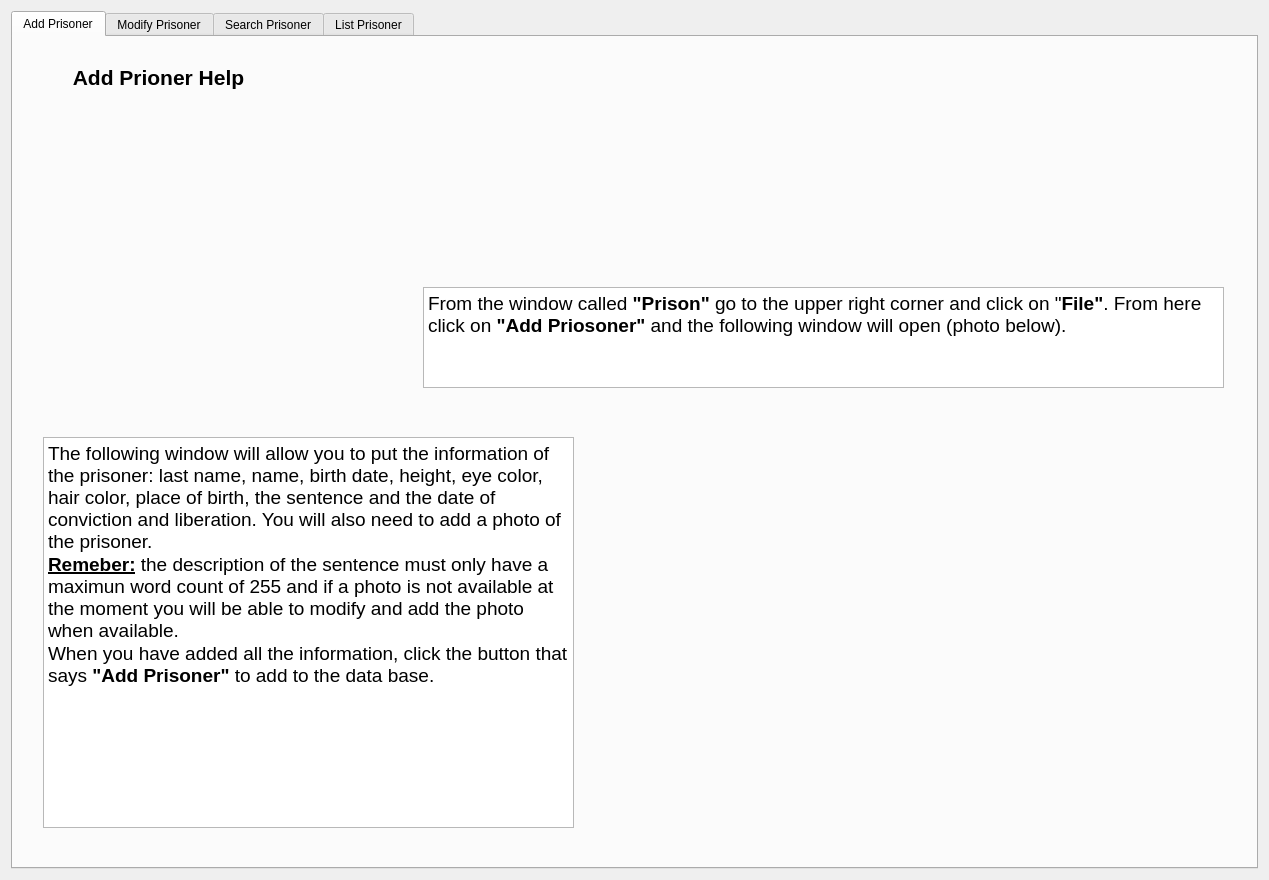
<?xml version="1.0" encoding="UTF-8"?>
<ui version="4.0">
 <class>actionHelp</class>
 <widget class="QWidget" name="actionHelp">
  <property name="geometry">
   <rect>
    <x>0</x>
    <y>0</y>
    <width>1269</width>
    <height>880</height>
   </rect>
  </property>
  <property name="windowTitle">
   <string>Help</string>
  </property>
  <layout class="QGridLayout" name="gridLayout">
   <item row="0" column="1">
    <widget class="QTabWidget" name="tabWidget">
     <property name="styleSheet">
      <string notr="true"/>
     </property>
     <property name="tabShape">
      <enum>QTabWidget::Rounded</enum>
     </property>
     <property name="currentIndex">
      <number>0</number>
     </property>
     <property name="elideMode">
      <enum>Qt::ElideMiddle</enum>
     </property>
     <property name="usesScrollButtons">
      <bool>true</bool>
     </property>
     <property name="tabsClosable">
      <bool>false</bool>
     </property>
     <property name="movable">
      <bool>false</bool>
     </property>
     <widget class="QWidget" name="AddPrisoner">
      <attribute name="title">
       <string>Add Prisoner</string>
      </attribute>
      <widget class="QLabel" name="label">
       <property name="geometry">
        <rect>
         <x>10</x>
         <y>10</y>
         <width>271</width>
         <height>61</height>
        </rect>
       </property>
       <property name="font">
        <font>
         <pointsize>16</pointsize>
         <weight>75</weight>
         <bold>true</bold>
        </font>
       </property>
       <property name="text">
        <string>Add Prioner Help</string>
       </property>
       <property name="alignment">
        <set>Qt::AlignCenter</set>
       </property>
      </widget>
      <widget class="QLabel" name="label_2">
       <property name="geometry">
        <rect>
         <x>20</x>
         <y>70</y>
         <width>371</width>
         <height>301</height>
        </rect>
       </property>
       <property name="text">
        <string/>
       </property>
       <property name="pixmap">
        <pixmap>../CECS 3210/Proyecto ScreenShots/MainWindow.jpg</pixmap>
       </property>
       <property name="scaledContents">
        <bool>true</bool>
       </property>
      </widget>
      <widget class="QLabel" name="label_3">
       <property name="geometry">
        <rect>
         <x>480</x>
         <y>130</y>
         <width>611</width>
         <height>91</height>
        </rect>
       </property>
       <property name="text">
        <string/>
       </property>
       <property name="pixmap">
        <pixmap>../CECS 3210/Proyecto ScreenShots/File-Help.jpg</pixmap>
       </property>
       <property name="scaledContents">
        <bool>true</bool>
       </property>
      </widget>
      <widget class="QTextEdit" name="textEdit">
       <property name="geometry">
        <rect>
         <x>410</x>
         <y>250</y>
         <width>801</width>
         <height>101</height>
        </rect>
       </property>
       <property name="readOnly">
        <bool>true</bool>
       </property>
       <property name="html">
        <string>&lt;!DOCTYPE HTML PUBLIC &quot;-//W3C//DTD HTML 4.0//EN&quot; &quot;http://www.w3.org/TR/REC-html40/strict.dtd&quot;&gt;
&lt;html&gt;&lt;head&gt;&lt;meta name=&quot;qrichtext&quot; content=&quot;1&quot; /&gt;&lt;style type=&quot;text/css&quot;&gt;
p, li { white-space: pre-wrap; }
&lt;/style&gt;&lt;/head&gt;&lt;body style=&quot; font-family:'MS Shell Dlg 2'; font-size:7.8pt; font-weight:400; font-style:normal;&quot;&gt;
&lt;p style=&quot; margin-top:0px; margin-bottom:0px; margin-left:0px; margin-right:0px; -qt-block-indent:0; text-indent:0px;&quot;&gt;&lt;span style=&quot; font-size:14pt;&quot;&gt;From the window called &lt;/span&gt;&lt;span style=&quot; font-size:14pt; font-weight:600;&quot;&gt;&amp;quot;Prison&amp;quot; &lt;/span&gt;&lt;span style=&quot; font-size:14pt;&quot;&gt;go to the upper right corner and click on &amp;quot;&lt;/span&gt;&lt;span style=&quot; font-size:14pt; font-weight:600;&quot;&gt;File&amp;quot;&lt;/span&gt;&lt;span style=&quot; font-size:14pt;&quot;&gt;. From here click on &lt;/span&gt;&lt;span style=&quot; font-size:14pt; font-weight:600;&quot;&gt;&amp;quot;Add Priosoner&amp;quot;&lt;/span&gt;&lt;span style=&quot; font-size:14pt;&quot;&gt; and the following window will open (photo below).&lt;/span&gt;&lt;/p&gt;&lt;/body&gt;&lt;/html&gt;</string>
       </property>
      </widget>
      <widget class="QLabel" name="label_4">
       <property name="geometry">
        <rect>
         <x>610</x>
         <y>360</y>
         <width>591</width>
         <height>431</height>
        </rect>
       </property>
       <property name="text">
        <string/>
       </property>
       <property name="pixmap">
        <pixmap>../CECS 3210/Proyecto ScreenShots/Add.jpg</pixmap>
       </property>
       <property name="scaledContents">
        <bool>true</bool>
       </property>
      </widget>
      <widget class="QTextEdit" name="textEdit_2">
       <property name="geometry">
        <rect>
         <x>30</x>
         <y>400</y>
         <width>531</width>
         <height>391</height>
        </rect>
       </property>
       <property name="readOnly">
        <bool>true</bool>
       </property>
       <property name="html">
        <string>&lt;!DOCTYPE HTML PUBLIC &quot;-//W3C//DTD HTML 4.0//EN&quot; &quot;http://www.w3.org/TR/REC-html40/strict.dtd&quot;&gt;
&lt;html&gt;&lt;head&gt;&lt;meta name=&quot;qrichtext&quot; content=&quot;1&quot; /&gt;&lt;style type=&quot;text/css&quot;&gt;
p, li { white-space: pre-wrap; }
&lt;/style&gt;&lt;/head&gt;&lt;body style=&quot; font-family:'MS Shell Dlg 2'; font-size:7.8pt; font-weight:400; font-style:normal;&quot;&gt;
&lt;p style=&quot; margin-top:0px; margin-bottom:0px; margin-left:0px; margin-right:0px; -qt-block-indent:0; text-indent:0px;&quot;&gt;&lt;span style=&quot; font-size:14pt;&quot;&gt;The following window will allow you to put the information of the prisoner: last name, name, birth date, height, eye color, hair color, place of birth, the sentence and the date of conviction and liberation. You will also need to add a photo of the prisoner. &lt;/span&gt;&lt;/p&gt;
&lt;p style=&quot; margin-top:0px; margin-bottom:0px; margin-left:0px; margin-right:0px; -qt-block-indent:0; text-indent:0px;&quot;&gt;&lt;span style=&quot; font-size:14pt; font-weight:600; text-decoration: underline;&quot;&gt;Remeber:&lt;/span&gt;&lt;span style=&quot; font-size:14pt;&quot;&gt; the description of the sentence must only have a maximun word count of 255 and if a photo is not available at the moment you will be able to modify and add the photo when available. &lt;/span&gt;&lt;/p&gt;
&lt;p style=&quot; margin-top:0px; margin-bottom:0px; margin-left:0px; margin-right:0px; -qt-block-indent:0; text-indent:0px;&quot;&gt;&lt;span style=&quot; font-size:14pt;&quot;&gt;When you have added all the information, click the button that says &lt;/span&gt;&lt;span style=&quot; font-size:14pt; font-weight:600;&quot;&gt;&amp;quot;Add Prisoner&amp;quot;&lt;/span&gt;&lt;span style=&quot; font-size:14pt;&quot;&gt; to add to the data base.&lt;/span&gt;&lt;/p&gt;&lt;/body&gt;&lt;/html&gt;</string>
       </property>
      </widget>
     </widget>
     <widget class="QWidget" name="tab_2">
      <attribute name="title">
       <string>Modify Prisoner</string>
      </attribute>
      <widget class="QLabel" name="label_5">
       <property name="geometry">
        <rect>
         <x>10</x>
         <y>10</y>
         <width>311</width>
         <height>61</height>
        </rect>
       </property>
       <property name="font">
        <font>
         <pointsize>16</pointsize>
         <weight>75</weight>
         <bold>true</bold>
        </font>
       </property>
       <property name="text">
        <string>Modify Prioner Help</string>
       </property>
       <property name="alignment">
        <set>Qt::AlignCenter</set>
       </property>
      </widget>
      <widget class="QLabel" name="label_6">
       <property name="geometry">
        <rect>
         <x>20</x>
         <y>70</y>
         <width>371</width>
         <height>301</height>
        </rect>
       </property>
       <property name="text">
        <string/>
       </property>
       <property name="pixmap">
        <pixmap>../CECS 3210/Proyecto ScreenShots/MainWindow.jpg</pixmap>
       </property>
       <property name="scaledContents">
        <bool>true</bool>
       </property>
      </widget>
      <widget class="QLabel" name="label_7">
       <property name="geometry">
        <rect>
         <x>410</x>
         <y>70</y>
         <width>611</width>
         <height>91</height>
        </rect>
       </property>
       <property name="text">
        <string/>
       </property>
       <property name="pixmap">
        <pixmap>../CECS 3210/Proyecto ScreenShots/File-Help.jpg</pixmap>
       </property>
       <property name="scaledContents">
        <bool>true</bool>
       </property>
      </widget>
      <widget class="QTextEdit" name="textEdit_3">
       <property name="geometry">
        <rect>
         <x>410</x>
         <y>240</y>
         <width>801</width>
         <height>131</height>
        </rect>
       </property>
       <property name="readOnly">
        <bool>true</bool>
       </property>
       <property name="html">
        <string>&lt;!DOCTYPE HTML PUBLIC &quot;-//W3C//DTD HTML 4.0//EN&quot; &quot;http://www.w3.org/TR/REC-html40/strict.dtd&quot;&gt;
&lt;html&gt;&lt;head&gt;&lt;meta name=&quot;qrichtext&quot; content=&quot;1&quot; /&gt;&lt;style type=&quot;text/css&quot;&gt;
p, li { white-space: pre-wrap; }
&lt;/style&gt;&lt;/head&gt;&lt;body style=&quot; font-family:'MS Shell Dlg 2'; font-size:7.8pt; font-weight:400; font-style:normal;&quot;&gt;
&lt;p style=&quot; margin-top:0px; margin-bottom:0px; margin-left:0px; margin-right:0px; -qt-block-indent:0; text-indent:0px;&quot;&gt;&lt;span style=&quot; font-size:14pt;&quot;&gt;From the window called &lt;/span&gt;&lt;span style=&quot; font-size:14pt; font-weight:600;&quot;&gt;&amp;quot;Prison&amp;quot; &lt;/span&gt;&lt;span style=&quot; font-size:14pt;&quot;&gt;go to the upper right corner and click on &amp;quot;&lt;/span&gt;&lt;span style=&quot; font-size:14pt; font-weight:600;&quot;&gt;File&amp;quot;&lt;/span&gt;&lt;span style=&quot; font-size:14pt;&quot;&gt;. From here click on &lt;/span&gt;&lt;span style=&quot; font-size:14pt; font-weight:600;&quot;&gt;&amp;quot;Modify Priosoner&amp;quot;. &lt;/span&gt;&lt;span style=&quot; font-size:14pt;&quot;&gt;A message box will appear so you can insert a ID, you will insert the ID of the prisoner you want to edit so this information could be looked for, after this a new window will appear.&lt;/span&gt;&lt;/p&gt;&lt;/body&gt;&lt;/html&gt;</string>
       </property>
      </widget>
      <widget class="QTextEdit" name="textEdit_4">
       <property name="geometry">
        <rect>
         <x>10</x>
         <y>410</y>
         <width>531</width>
         <height>391</height>
        </rect>
       </property>
       <property name="readOnly">
        <bool>true</bool>
       </property>
       <property name="html">
        <string>&lt;!DOCTYPE HTML PUBLIC &quot;-//W3C//DTD HTML 4.0//EN&quot; &quot;http://www.w3.org/TR/REC-html40/strict.dtd&quot;&gt;
&lt;html&gt;&lt;head&gt;&lt;meta name=&quot;qrichtext&quot; content=&quot;1&quot; /&gt;&lt;style type=&quot;text/css&quot;&gt;
p, li { white-space: pre-wrap; }
&lt;/style&gt;&lt;/head&gt;&lt;body style=&quot; font-family:'MS Shell Dlg 2'; font-size:7.8pt; font-weight:400; font-style:normal;&quot;&gt;
&lt;p style=&quot; margin-top:0px; margin-bottom:0px; margin-left:0px; margin-right:0px; -qt-block-indent:0; text-indent:0px;&quot;&gt;&lt;span style=&quot; font-size:16pt;&quot;&gt;The following window will allow you to modify the prisoner's information: last name, name, birth date, height, eye color, hair color, place of birth, the sentence and the date of conviction and liberation. &lt;/span&gt;&lt;/p&gt;
&lt;p style=&quot; margin-top:0px; margin-bottom:0px; margin-left:0px; margin-right:0px; -qt-block-indent:0; text-indent:0px;&quot;&gt;&lt;span style=&quot; font-size:16pt; font-weight:600; text-decoration: underline;&quot;&gt;Remeber:&lt;/span&gt;&lt;span style=&quot; font-size:16pt;&quot;&gt; the description of the sentence must only have a maximun word count of 255. When you finish and click on &amp;quot;&lt;/span&gt;&lt;span style=&quot; font-size:16pt; font-weight:600;&quot;&gt;Modify Prisoner&amp;quot;&lt;/span&gt;&lt;span style=&quot; font-size:16pt;&quot;&gt; the program will automatically open your file, this is for assurance that you have the right photo in.&lt;/span&gt;&lt;/p&gt;&lt;/body&gt;&lt;/html&gt;</string>
       </property>
      </widget>
      <widget class="QLabel" name="label_8">
       <property name="geometry">
        <rect>
         <x>610</x>
         <y>390</y>
         <width>591</width>
         <height>431</height>
        </rect>
       </property>
       <property name="text">
        <string/>
       </property>
       <property name="pixmap">
        <pixmap>../CECS 3210/Proyecto ScreenShots/Modify.jpg</pixmap>
       </property>
       <property name="scaledContents">
        <bool>true</bool>
       </property>
      </widget>
      <widget class="QLabel" name="label_9">
       <property name="geometry">
        <rect>
         <x>1030</x>
         <y>120</y>
         <width>191</width>
         <height>101</height>
        </rect>
       </property>
       <property name="text">
        <string/>
       </property>
       <property name="pixmap">
        <pixmap>../CECS 3210/Proyecto ScreenShots/Enter ID.jpg</pixmap>
       </property>
       <property name="scaledContents">
        <bool>true</bool>
       </property>
      </widget>
     </widget>
     <widget class="QWidget" name="tab_3">
      <attribute name="title">
       <string>Search Prisoner</string>
      </attribute>
      <widget class="QLabel" name="label_10">
       <property name="geometry">
        <rect>
         <x>10</x>
         <y>10</y>
         <width>311</width>
         <height>61</height>
        </rect>
       </property>
       <property name="font">
        <font>
         <pointsize>16</pointsize>
         <weight>75</weight>
         <bold>true</bold>
        </font>
       </property>
       <property name="text">
        <string>Serach Prioner Help</string>
       </property>
       <property name="alignment">
        <set>Qt::AlignCenter</set>
       </property>
      </widget>
      <widget class="QLabel" name="label_11">
       <property name="geometry">
        <rect>
         <x>20</x>
         <y>70</y>
         <width>371</width>
         <height>301</height>
        </rect>
       </property>
       <property name="text">
        <string/>
       </property>
       <property name="pixmap">
        <pixmap>../CECS 3210/Proyecto ScreenShots/MainWindow.jpg</pixmap>
       </property>
       <property name="scaledContents">
        <bool>true</bool>
       </property>
      </widget>
      <widget class="QLabel" name="label_12">
       <property name="geometry">
        <rect>
         <x>430</x>
         <y>80</y>
         <width>611</width>
         <height>91</height>
        </rect>
       </property>
       <property name="text">
        <string/>
       </property>
       <property name="pixmap">
        <pixmap>../CECS 3210/Proyecto ScreenShots/File-Help.jpg</pixmap>
       </property>
       <property name="scaledContents">
        <bool>true</bool>
       </property>
      </widget>
      <widget class="QLabel" name="label_13">
       <property name="geometry">
        <rect>
         <x>1050</x>
         <y>90</y>
         <width>171</width>
         <height>91</height>
        </rect>
       </property>
       <property name="text">
        <string/>
       </property>
       <property name="pixmap">
        <pixmap>../CECS 3210/Proyecto ScreenShots/Enter ID.jpg</pixmap>
       </property>
       <property name="scaledContents">
        <bool>true</bool>
       </property>
      </widget>
      <widget class="QTextEdit" name="textEdit_5">
       <property name="geometry">
        <rect>
         <x>420</x>
         <y>200</y>
         <width>801</width>
         <height>161</height>
        </rect>
       </property>
       <property name="readOnly">
        <bool>true</bool>
       </property>
       <property name="html">
        <string>&lt;!DOCTYPE HTML PUBLIC &quot;-//W3C//DTD HTML 4.0//EN&quot; &quot;http://www.w3.org/TR/REC-html40/strict.dtd&quot;&gt;
&lt;html&gt;&lt;head&gt;&lt;meta name=&quot;qrichtext&quot; content=&quot;1&quot; /&gt;&lt;style type=&quot;text/css&quot;&gt;
p, li { white-space: pre-wrap; }
&lt;/style&gt;&lt;/head&gt;&lt;body style=&quot; font-family:'MS Shell Dlg 2'; font-size:7.8pt; font-weight:400; font-style:normal;&quot;&gt;
&lt;p style=&quot; margin-top:0px; margin-bottom:0px; margin-left:0px; margin-right:0px; -qt-block-indent:0; text-indent:0px;&quot;&gt;&lt;span style=&quot; font-size:14pt;&quot;&gt;From the window called &lt;/span&gt;&lt;span style=&quot; font-size:14pt; font-weight:600;&quot;&gt;&amp;quot;Prison&amp;quot; &lt;/span&gt;&lt;span style=&quot; font-size:14pt;&quot;&gt;go to the upper right corner and click on &amp;quot;&lt;/span&gt;&lt;span style=&quot; font-size:14pt; font-weight:600;&quot;&gt;File&amp;quot;&lt;/span&gt;&lt;span style=&quot; font-size:14pt;&quot;&gt;. From here click on &lt;/span&gt;&lt;span style=&quot; font-size:14pt; font-weight:600;&quot;&gt;&amp;quot;Search Priosoner&amp;quot;. &lt;/span&gt;&lt;span style=&quot; font-size:14pt;&quot;&gt;A message box will appear so you can insert a ID, you will insert the ID of the prisoner you want to see the information of so this information could be looked for, after this a new window will appear.&lt;/span&gt;&lt;/p&gt;&lt;/body&gt;&lt;/html&gt;</string>
       </property>
      </widget>
      <widget class="QLabel" name="label_14">
       <property name="geometry">
        <rect>
         <x>610</x>
         <y>380</y>
         <width>591</width>
         <height>431</height>
        </rect>
       </property>
       <property name="text">
        <string/>
       </property>
       <property name="pixmap">
        <pixmap>../CECS 3210/Proyecto ScreenShots/View.jpg</pixmap>
       </property>
       <property name="scaledContents">
        <bool>true</bool>
       </property>
      </widget>
      <widget class="QTextEdit" name="textEdit_6">
       <property name="geometry">
        <rect>
         <x>20</x>
         <y>440</y>
         <width>531</width>
         <height>341</height>
        </rect>
       </property>
       <property name="readOnly">
        <bool>true</bool>
       </property>
       <property name="html">
        <string>&lt;!DOCTYPE HTML PUBLIC &quot;-//W3C//DTD HTML 4.0//EN&quot; &quot;http://www.w3.org/TR/REC-html40/strict.dtd&quot;&gt;
&lt;html&gt;&lt;head&gt;&lt;meta name=&quot;qrichtext&quot; content=&quot;1&quot; /&gt;&lt;style type=&quot;text/css&quot;&gt;
p, li { white-space: pre-wrap; }
&lt;/style&gt;&lt;/head&gt;&lt;body style=&quot; font-family:'MS Shell Dlg 2'; font-size:7.8pt; font-weight:400; font-style:normal;&quot;&gt;
&lt;p style=&quot; margin-top:0px; margin-bottom:0px; margin-left:0px; margin-right:0px; -qt-block-indent:0; text-indent:0px;&quot;&gt;&lt;span style=&quot; font-size:16pt;&quot;&gt;The following window will allow you to see at the prisoner's information: last name, name, birth date, height, eye color, hair color, place of birth, the sentence and the date of conviction and liberation. &lt;/span&gt;&lt;/p&gt;
&lt;p style=&quot; margin-top:0px; margin-bottom:0px; margin-left:0px; margin-right:0px; -qt-block-indent:0; text-indent:0px;&quot;&gt;&lt;span style=&quot; font-size:16pt; font-weight:600; text-decoration: underline;&quot;&gt;Remeber:&lt;/span&gt;&lt;span style=&quot; font-size:16pt;&quot;&gt; the function of this windiow is fot youn to review and see the information of a specific prisoner, &lt;/span&gt;&lt;span style=&quot; font-size:16pt; font-weight:600;&quot;&gt;YOU CANNOT EDIT&lt;/span&gt;&lt;span style=&quot; font-size:16pt;&quot;&gt;. To edit information you go to &lt;/span&gt;&lt;span style=&quot; font-size:16pt; font-weight:600;&quot;&gt;&amp;quot;Modify Prisoner&amp;quot;&lt;/span&gt;&lt;span style=&quot; font-size:16pt;&quot;&gt;. &lt;/span&gt;&lt;/p&gt;&lt;/body&gt;&lt;/html&gt;</string>
       </property>
      </widget>
     </widget>
     <widget class="QWidget" name="tab">
      <attribute name="title">
       <string>List Prisoner</string>
      </attribute>
      <widget class="QLabel" name="label_15">
       <property name="geometry">
        <rect>
         <x>0</x>
         <y>100</y>
         <width>371</width>
         <height>301</height>
        </rect>
       </property>
       <property name="text">
        <string/>
       </property>
       <property name="pixmap">
        <pixmap>../CECS 3210/Proyecto ScreenShots/MainWindow.jpg</pixmap>
       </property>
       <property name="scaledContents">
        <bool>true</bool>
       </property>
      </widget>
      <widget class="QLabel" name="label_16">
       <property name="geometry">
        <rect>
         <x>-10</x>
         <y>20</y>
         <width>311</width>
         <height>61</height>
        </rect>
       </property>
       <property name="font">
        <font>
         <pointsize>16</pointsize>
         <weight>75</weight>
         <bold>true</bold>
        </font>
       </property>
       <property name="text">
        <string>List Prioner Help</string>
       </property>
       <property name="alignment">
        <set>Qt::AlignCenter</set>
       </property>
      </widget>
      <widget class="QLabel" name="label_17">
       <property name="geometry">
        <rect>
         <x>450</x>
         <y>30</y>
         <width>611</width>
         <height>91</height>
        </rect>
       </property>
       <property name="text">
        <string/>
       </property>
       <property name="pixmap">
        <pixmap>../CECS 3210/Proyecto ScreenShots/File-Help.jpg</pixmap>
       </property>
       <property name="scaledContents">
        <bool>true</bool>
       </property>
      </widget>
      <widget class="QTextEdit" name="textEdit_7">
       <property name="geometry">
        <rect>
         <x>390</x>
         <y>130</y>
         <width>801</width>
         <height>111</height>
        </rect>
       </property>
       <property name="readOnly">
        <bool>true</bool>
       </property>
       <property name="html">
        <string>&lt;!DOCTYPE HTML PUBLIC &quot;-//W3C//DTD HTML 4.0//EN&quot; &quot;http://www.w3.org/TR/REC-html40/strict.dtd&quot;&gt;
&lt;html&gt;&lt;head&gt;&lt;meta name=&quot;qrichtext&quot; content=&quot;1&quot; /&gt;&lt;style type=&quot;text/css&quot;&gt;
p, li { white-space: pre-wrap; }
&lt;/style&gt;&lt;/head&gt;&lt;body style=&quot; font-family:'MS Shell Dlg 2'; font-size:7.8pt; font-weight:400; font-style:normal;&quot;&gt;
&lt;p style=&quot; margin-top:0px; margin-bottom:0px; margin-left:0px; margin-right:0px; -qt-block-indent:0; text-indent:0px;&quot;&gt;&lt;span style=&quot; font-size:14pt;&quot;&gt;From the window called &lt;/span&gt;&lt;span style=&quot; font-size:14pt; font-weight:600;&quot;&gt;&amp;quot;Prison&amp;quot; &lt;/span&gt;&lt;span style=&quot; font-size:14pt;&quot;&gt;go to the upper right corner and click on &amp;quot;&lt;/span&gt;&lt;span style=&quot; font-size:14pt; font-weight:600;&quot;&gt;File&amp;quot;&lt;/span&gt;&lt;span style=&quot; font-size:14pt;&quot;&gt;. From here click on &lt;/span&gt;&lt;span style=&quot; font-size:14pt; font-weight:600;&quot;&gt;&amp;quot;List Priosoner&amp;quot; &lt;/span&gt;&lt;span style=&quot; font-size:14pt;&quot;&gt;after this a new window will appear.&lt;/span&gt;&lt;/p&gt;&lt;/body&gt;&lt;/html&gt;</string>
       </property>
      </widget>
      <widget class="QLabel" name="label_18">
       <property name="geometry">
        <rect>
         <x>50</x>
         <y>420</y>
         <width>1071</width>
         <height>401</height>
        </rect>
       </property>
       <property name="text">
        <string/>
       </property>
       <property name="pixmap">
        <pixmap>../CECS 3210/Proyecto ScreenShots/List.jpg</pixmap>
       </property>
       <property name="scaledContents">
        <bool>true</bool>
       </property>
      </widget>
      <widget class="QTextEdit" name="textEdit_8">
       <property name="geometry">
        <rect>
         <x>390</x>
         <y>260</y>
         <width>821</width>
         <height>131</height>
        </rect>
       </property>
       <property name="readOnly">
        <bool>true</bool>
       </property>
       <property name="html">
        <string>&lt;!DOCTYPE HTML PUBLIC &quot;-//W3C//DTD HTML 4.0//EN&quot; &quot;http://www.w3.org/TR/REC-html40/strict.dtd&quot;&gt;
&lt;html&gt;&lt;head&gt;&lt;meta name=&quot;qrichtext&quot; content=&quot;1&quot; /&gt;&lt;style type=&quot;text/css&quot;&gt;
p, li { white-space: pre-wrap; }
&lt;/style&gt;&lt;/head&gt;&lt;body style=&quot; font-family:'MS Shell Dlg 2'; font-size:7.8pt; font-weight:400; font-style:normal;&quot;&gt;
&lt;p style=&quot; margin-top:0px; margin-bottom:0px; margin-left:0px; margin-right:0px; -qt-block-indent:0; text-indent:0px;&quot;&gt;&lt;span style=&quot; font-size:14pt;&quot;&gt;The following window will allow you to see the information of all the prisoners: last name, name, birth date, height, eye color, hair color, place of birth, the sentence the date of conviction and liberation and the name of the photo.&lt;/span&gt;&lt;/p&gt;
&lt;p style=&quot; margin-top:0px; margin-bottom:0px; margin-left:0px; margin-right:0px; -qt-block-indent:0; text-indent:0px;&quot;&gt;&lt;span style=&quot; font-size:14pt; font-weight:600; text-decoration: underline;&quot;&gt;Remeber:&lt;/span&gt;&lt;span style=&quot; font-size:14pt;&quot;&gt; the List View is only to see all the prisoners in the database. &lt;/span&gt;&lt;/p&gt;&lt;/body&gt;&lt;/html&gt;</string>
       </property>
      </widget>
     </widget>
    </widget>
   </item>
  </layout>
 </widget>
 <resources/>
 <connections/>
</ui>
